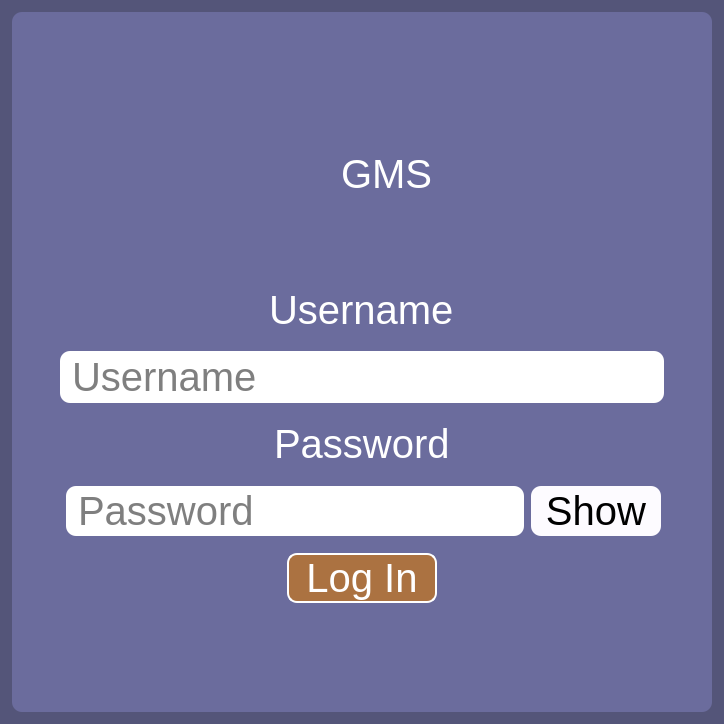
<?xml version="1.0" encoding="UTF-8"?>
<ui version="4.0">
 <class>loginpage</class>
 <widget class="QMainWindow" name="loginpage">
  <property name="windowModality">
   <enum>Qt::WindowModal</enum>
  </property>
  <property name="enabled">
   <bool>true</bool>
  </property>
  <property name="geometry">
   <rect>
    <x>0</x>
    <y>0</y>
    <width>724</width>
    <height>724</height>
   </rect>
  </property>
  <property name="windowTitle">
   <string>MainWindow</string>
  </property>
  <property name="styleSheet">
   <string notr="true">background-color: rgb(84,85,121);</string>
  </property>
  <widget class="QWidget" name="centralwidget">
   <property name="styleSheet">
    <string notr="true"/>
   </property>
   <layout class="QVBoxLayout" name="verticalLayout_2">
    <item alignment="Qt::AlignHCenter|Qt::AlignVCenter">
     <widget class="QFrame" name="frame">
      <property name="sizePolicy">
       <sizepolicy hsizetype="Fixed" vsizetype="Fixed">
        <horstretch>0</horstretch>
        <verstretch>0</verstretch>
       </sizepolicy>
      </property>
      <property name="minimumSize">
       <size>
        <width>700</width>
        <height>700</height>
       </size>
      </property>
      <property name="maximumSize">
       <size>
        <width>1200</width>
        <height>1200</height>
       </size>
      </property>
      <property name="styleSheet">
       <string notr="true">font-size:30pt;
border: solid;
border-width: 0px;
border-radius: 10px;
background-color:rgb(107, 108, 157);</string>
      </property>
      <property name="frameShape">
       <enum>QFrame::StyledPanel</enum>
      </property>
      <property name="frameShadow">
       <enum>QFrame::Raised</enum>
      </property>
      <layout class="QVBoxLayout" name="verticalLayout">
       <property name="spacing">
        <number>7</number>
       </property>
       <item>
        <spacer name="horizontalSpacer">
         <property name="orientation">
          <enum>Qt::Horizontal</enum>
         </property>
         <property name="sizeType">
          <enum>QSizePolicy::Preferred</enum>
         </property>
         <property name="sizeHint" stdset="0">
          <size>
           <width>40</width>
           <height>100</height>
          </size>
         </property>
        </spacer>
       </item>
       <item>
        <widget class="QFrame" name="frame_4">
         <property name="frameShape">
          <enum>QFrame::StyledPanel</enum>
         </property>
         <property name="frameShadow">
          <enum>QFrame::Raised</enum>
         </property>
         <widget class="QLabel" name="label_3">
          <property name="geometry">
           <rect>
            <x>320</x>
            <y>0</y>
            <width>179</width>
            <height>106</height>
           </rect>
          </property>
          <property name="styleSheet">
           <string notr="true">color:rgb(255,255,255);
font: 69px &quot;Arial&quot;;</string>
          </property>
          <property name="text">
           <string>GMS</string>
          </property>
         </widget>
         <widget class="QLabel" name="label_pic">
          <property name="geometry">
           <rect>
            <x>170</x>
            <y>0</y>
            <width>131</width>
            <height>106</height>
           </rect>
          </property>
          <property name="styleSheet">
           <string notr="true">image: url(:/img/images/GMS_LOGO.png);</string>
          </property>
          <property name="text">
           <string/>
          </property>
         </widget>
         <widget class="QPushButton" name="pushButton">
          <property name="geometry">
           <rect>
            <x>190</x>
            <y>10</y>
            <width>91</width>
            <height>81</height>
           </rect>
          </property>
          <property name="styleSheet">
           <string notr="true">background-color:rgba(0, 0, 0, 0);
</string>
          </property>
          <property name="text">
           <string/>
          </property>
         </widget>
        </widget>
       </item>
       <item alignment="Qt::AlignHCenter">
        <widget class="QLabel" name="label">
         <property name="maximumSize">
          <size>
           <width>1000</width>
           <height>50</height>
          </size>
         </property>
         <property name="styleSheet">
          <string notr="true">color: rgb(255, 255, 255);</string>
         </property>
         <property name="text">
          <string>Username</string>
         </property>
        </widget>
       </item>
       <item>
        <widget class="QFrame" name="frame_3">
         <property name="maximumSize">
          <size>
           <width>16777215</width>
           <height>70</height>
          </size>
         </property>
         <property name="styleSheet">
          <string notr="true"/>
         </property>
         <property name="frameShape">
          <enum>QFrame::StyledPanel</enum>
         </property>
         <property name="frameShadow">
          <enum>QFrame::Raised</enum>
         </property>
         <layout class="QHBoxLayout" name="horizontalLayout_2">
          <item>
           <spacer name="horizontalSpacer_3">
            <property name="orientation">
             <enum>Qt::Horizontal</enum>
            </property>
            <property name="sizeType">
             <enum>QSizePolicy::Preferred</enum>
            </property>
            <property name="sizeHint" stdset="0">
             <size>
              <width>30</width>
              <height>20</height>
             </size>
            </property>
           </spacer>
          </item>
          <item>
           <widget class="QLineEdit" name="text_username">
            <property name="maximumSize">
             <size>
              <width>1000</width>
              <height>70</height>
             </size>
            </property>
            <property name="styleSheet">
             <string notr="true">border-radius: 10px;
background-color:white;
color: rgb(0, 0, 0);
padding-left:10px;
font: 16px &quot;Arial&quot;;</string>
            </property>
            <property name="placeholderText">
             <string>Username</string>
            </property>
           </widget>
          </item>
          <item>
           <spacer name="horizontalSpacer_4">
            <property name="orientation">
             <enum>Qt::Horizontal</enum>
            </property>
            <property name="sizeType">
             <enum>QSizePolicy::Preferred</enum>
            </property>
            <property name="sizeHint" stdset="0">
             <size>
              <width>30</width>
              <height>20</height>
             </size>
            </property>
           </spacer>
          </item>
         </layout>
        </widget>
       </item>
       <item alignment="Qt::AlignHCenter">
        <widget class="QLabel" name="label_2">
         <property name="maximumSize">
          <size>
           <width>1000</width>
           <height>50</height>
          </size>
         </property>
         <property name="styleSheet">
          <string notr="true">color:rgb(255, 255, 255);</string>
         </property>
         <property name="text">
          <string>Password</string>
         </property>
        </widget>
       </item>
       <item>
        <widget class="QFrame" name="frame_2">
         <property name="maximumSize">
          <size>
           <width>1000</width>
           <height>70</height>
          </size>
         </property>
         <property name="styleSheet">
          <string notr="true"/>
         </property>
         <property name="frameShape">
          <enum>QFrame::StyledPanel</enum>
         </property>
         <property name="frameShadow">
          <enum>QFrame::Raised</enum>
         </property>
         <layout class="QHBoxLayout" name="horizontalLayout">
          <property name="spacing">
           <number>7</number>
          </property>
          <property name="leftMargin">
           <number>0</number>
          </property>
          <property name="topMargin">
           <number>10</number>
          </property>
          <property name="rightMargin">
           <number>12</number>
          </property>
          <property name="bottomMargin">
           <number>10</number>
          </property>
          <item>
           <spacer name="horizontalSpacer_5">
            <property name="orientation">
             <enum>Qt::Horizontal</enum>
            </property>
            <property name="sizeType">
             <enum>QSizePolicy::Preferred</enum>
            </property>
            <property name="sizeHint" stdset="0">
             <size>
              <width>30</width>
              <height>20</height>
             </size>
            </property>
           </spacer>
          </item>
          <item>
           <widget class="QLineEdit" name="text_password">
            <property name="minimumSize">
             <size>
              <width>0</width>
              <height>50</height>
             </size>
            </property>
            <property name="maximumSize">
             <size>
              <width>1000</width>
              <height>50</height>
             </size>
            </property>
            <property name="sizeIncrement">
             <size>
              <width>0</width>
              <height>0</height>
             </size>
            </property>
            <property name="styleSheet">
             <string notr="true">margin-left:15px;
font: 16px &quot;Arial&quot;;
color: rgb(0, 0, 0);
padding-left:10px;
border-radius: 10px;
background-color:white;</string>
            </property>
            <property name="echoMode">
             <enum>QLineEdit::Password</enum>
            </property>
            <property name="placeholderText">
             <string>Password</string>
            </property>
           </widget>
          </item>
          <item>
           <widget class="QPushButton" name="button_show">
            <property name="minimumSize">
             <size>
              <width>130</width>
              <height>50</height>
             </size>
            </property>
            <property name="maximumSize">
             <size>
              <width>1000</width>
              <height>50</height>
             </size>
            </property>
            <property name="styleSheet">
             <string notr="true">background-color: rgb(253, 251, 255);
font: 20px &quot;Arial&quot;;
color: black;
border-radius : 10px;
margin-right: 0px;</string>
            </property>
            <property name="text">
             <string>Show</string>
            </property>
           </widget>
          </item>
          <item>
           <spacer name="horizontalSpacer_6">
            <property name="orientation">
             <enum>Qt::Horizontal</enum>
            </property>
            <property name="sizeType">
             <enum>QSizePolicy::Preferred</enum>
            </property>
            <property name="sizeHint" stdset="0">
             <size>
              <width>30</width>
              <height>20</height>
             </size>
            </property>
           </spacer>
          </item>
         </layout>
        </widget>
       </item>
       <item alignment="Qt::AlignHCenter">
        <widget class="QPushButton" name="button_login">
         <property name="minimumSize">
          <size>
           <width>150</width>
           <height>50</height>
          </size>
         </property>
         <property name="maximumSize">
          <size>
           <width>150</width>
           <height>50</height>
          </size>
         </property>
         <property name="font">
          <font>
           <family>Arial</family>
           <pointsize>-1</pointsize>
           <italic>false</italic>
           <bold>false</bold>
          </font>
         </property>
         <property name="styleSheet">
          <string notr="true">QPushButton
{
border-radius: 10px;
border-color:rgb(255, 255, 255);
border-style:solid;
border-width:2px;
font: 20px &quot;Arial&quot;;
background-color: rgb(255, 255, 255);
color: rgb(255, 255, 255);
background-color: rgb(171, 114, 65);
}

QPushButton:hover{
	background-color:rgba(134, 243, 210, 128);
}
QPushButton:pressed{
	color:rgba(0, 0, 0, 66);
	background-color:rgba(134, 243, 210, 64);
}</string>
         </property>
         <property name="text">
          <string>Log In</string>
         </property>
        </widget>
       </item>
       <item>
        <spacer name="horizontalSpacer_2">
         <property name="orientation">
          <enum>Qt::Horizontal</enum>
         </property>
         <property name="sizeHint" stdset="0">
          <size>
           <width>40</width>
           <height>100</height>
          </size>
         </property>
        </spacer>
       </item>
      </layout>
     </widget>
    </item>
   </layout>
  </widget>
 </widget>
 <resources/>
 <connections/>
</ui>
